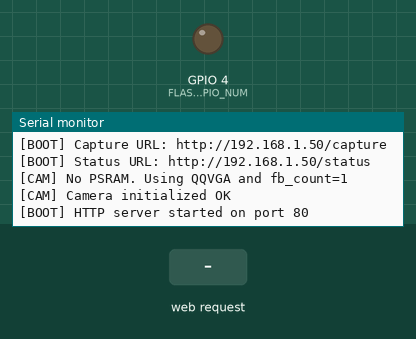
Simulated run of this sketch. Board: ESP32. On the bench: output pins drawn as LEDs (lit = HIGH), the last lines printed to the serial monitor. The inputs (shaded band) are chosen by the test bench. WiFi joins after 1.5 s; servers stay silent unless stated; the camera gives no picture.

Above: at 3.0 s.
3.1 s: HTTP request GET /device/esp32-cam/status received
At 4.2 s:
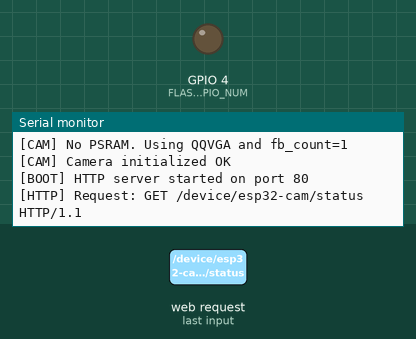
4.6 s: HTTP request GET /events received
At 5.4 s:
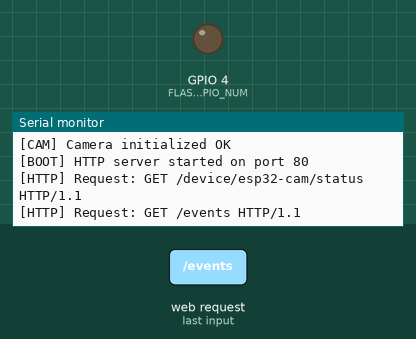
6.1 s: HTTP request GET /ping received
At 6.5 s:
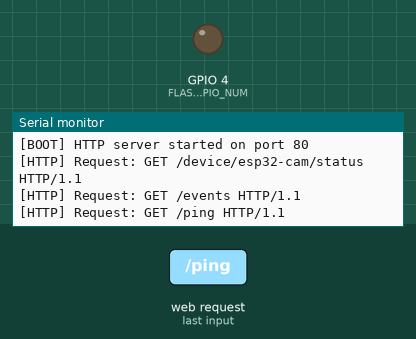

Measured:
- after the input at 3.1 s, the serial monitor: prints a new line at once (image 1)
- after the input at 4.6 s, the serial monitor: prints a new line at once (image 2)
- after the input at 6.1 s, the serial monitor: prints a new line at once (image 3)

The sketch:

esp32_cam.ino
```cpp
/*
 * ESP32-CAM - Smart School Camera Node
 *
 * Provides:
 *   GET /capture - JPEG frame for Python AI recognition
 *   GET /status  - JSON health for dashboard/testing
 *
 * AI-Thinker pin allocation kept from your original sketch.
 */

#include "esp_camera.h"
#include <WiFi.h>
#include <HTTPClient.h>
#include "soc/soc.h"
#include "soc/rtc_cntl_reg.h"

// =============================
// WiFi and backend
// =============================
const char* ssid = "BELL4G_0F3B";
const char* password = "1TYJ07D062F";
const char* backendURL = "http://192.168.8.107:8080/api";
const bool reportToBackend = false; // Keep camera server fast; dashboard can poll Python/AI.

// Keep the camera on a stable address. If your router uses another gateway,
// change gateway/subnet to match your WiFi network.
IPAddress localIP(192, 168, 8, 150);
IPAddress gateway(192, 168, 8, 1);
IPAddress subnet(255, 255, 255, 0);
IPAddress dns1(8, 8, 8, 8);

// =============================
// AI-Thinker ESP32-CAM pin map
// =============================
#define PWDN_GPIO_NUM   32
#define RESET_GPIO_NUM  -1
#define XCLK_GPIO_NUM    0
#define SIOD_GPIO_NUM   26
#define SIOC_GPIO_NUM   27
#define Y2_GPIO_NUM      5
#define Y3_GPIO_NUM     18
#define Y4_GPIO_NUM     19
#define Y5_GPIO_NUM     21
#define Y6_GPIO_NUM     36
#define Y7_GPIO_NUM     39
#define Y8_GPIO_NUM     34
#define Y9_GPIO_NUM     35
#define VSYNC_GPIO_NUM  25
#define HREF_GPIO_NUM   23
#define PCLK_GPIO_NUM   22

#define FLASH_GPIO_NUM   4

WiFiServer server(80);
bool cameraReady = false;
bool usingStaticIp = true;
unsigned long lastStatusReport = 0;
#define STATUS_REPORT_MS 15000UL

// =============================
// WiFi
// =============================
bool waitForWiFi(int maxAttempts) {
    int attempts = 0;
    while (WiFi.status() != WL_CONNECTED && attempts < maxAttempts) {
        delay(500);
        Serial.print(".");
        attempts++;
    }
    return WiFi.status() == WL_CONNECTED;
}

void printNetworkInfo() {
    Serial.printf("\n[WiFi] Connected. IP: %s\n", WiFi.localIP().toString().c_str());
    Serial.printf("[WiFi] Gateway: %s\n", WiFi.gatewayIP().toString().c_str());
    Serial.printf("[WiFi] MAC: %s\n", WiFi.macAddress().c_str());
    Serial.printf("[WiFi] Mode: %s\n", usingStaticIp ? "static" : "dhcp");
    Serial.printf("[BOOT] Capture URL: http://%s/capture\n", WiFi.localIP().toString().c_str());
    Serial.printf("[BOOT] Status URL: http://%s/status\n", WiFi.localIP().toString().c_str());
}

void connectWiFi() {
    Serial.printf("[WiFi] Connecting to %s with static IP %s", ssid, localIP.toString().c_str());
    WiFi.mode(WIFI_STA);
    WiFi.setSleep(false);
    WiFi.setAutoReconnect(true);
    WiFi.config(localIP, gateway, subnet, dns1);
    WiFi.begin(ssid, password);

    usingStaticIp = true;
    if (waitForWiFi(24)) {
        printNetworkInfo();
        return;
    }

    Serial.println("\n[WiFi] Static IP failed. Trying DHCP...");
    WiFi.disconnect(true);
    delay(500);
    WiFi.config(INADDR_NONE, INADDR_NONE, INADDR_NONE);
    WiFi.begin(ssid, password);

    usingStaticIp = false;
    if (waitForWiFi(24)) {
        printNetworkInfo();
        return;
    }

    Serial.println("\n[WiFi] Failed to connect. Will retry in loop.");
}

// =============================
// Backend reporting
// =============================
void postJson(String path, String json) {
    if (!reportToBackend) return;
    if (WiFi.status() != WL_CONNECTED) return;

    HTTPClient http;
    http.begin(String(backendURL) + path);
    http.addHeader("Content-Type", "application/json");
    http.setTimeout(400);
    int code = http.POST(json);
    Serial.printf("[API] POST %s -> HTTP %d\n", path.c_str(), code);
    http.end();
}

void reportDeviceStatus() {
    String json = "{";
    json += "\"online\":\"" + String(cameraReady ? "online" : "error") + "\",";
    json += "\"deviceType\":\"esp32-camera\",";
    json += "\"ipAddress\":\"" + WiFi.localIP().toString() + "\",";
    json += "\"macAddress\":\"" + WiFi.macAddress() + "\",";
    json += "\"networkMode\":\"" + String(usingStaticIp ? "static" : "dhcp") + "\"";
    json += "}";
    postJson("/device/esp32-cam/status", json);
}

void reportEvent(const char* type, const char* message) {
    String json = "{";
    json += "\"type\":\"" + String(type) + "\",";
    json += "\"message\":\"" + String(message) + "\",";
    json += "\"source\":\"esp32-cam\"";
    json += "}";
    postJson("/events", json);
}

// =============================
// Camera
// =============================
void initCamera() {
    camera_config_t config;

    config.ledc_channel = LEDC_CHANNEL_0;
    config.ledc_timer = LEDC_TIMER_0;

    config.pin_d0 = Y2_GPIO_NUM;
    config.pin_d1 = Y3_GPIO_NUM;
    config.pin_d2 = Y4_GPIO_NUM;
    config.pin_d3 = Y5_GPIO_NUM;
    config.pin_d4 = Y6_GPIO_NUM;
    config.pin_d5 = Y7_GPIO_NUM;
    config.pin_d6 = Y8_GPIO_NUM;
    config.pin_d7 = Y9_GPIO_NUM;

    config.pin_xclk = XCLK_GPIO_NUM;
    config.pin_pclk = PCLK_GPIO_NUM;
    config.pin_vsync = VSYNC_GPIO_NUM;
    config.pin_href = HREF_GPIO_NUM;

    config.pin_sscb_sda = SIOD_GPIO_NUM;
    config.pin_sscb_scl = SIOC_GPIO_NUM;

    config.pin_pwdn = PWDN_GPIO_NUM;
    config.pin_reset = RESET_GPIO_NUM;

    config.xclk_freq_hz = 20000000;
    config.pixel_format = PIXFORMAT_JPEG;
    config.frame_size = FRAMESIZE_QQVGA;
    config.jpeg_quality = 16;
    config.grab_mode = CAMERA_GRAB_LATEST;

    if (psramFound()) {
        Serial.println("[CAM] PSRAM found. Using stable QQVGA and fb_count=1");
        config.fb_count = 1;
        config.fb_location = CAMERA_FB_IN_PSRAM;
    } else {
        Serial.println("[CAM] No PSRAM. Using QQVGA and fb_count=1");
        config.fb_count = 1;
        config.fb_location = CAMERA_FB_IN_DRAM;
        config.frame_size = FRAMESIZE_QQVGA;
    }

    esp_err_t err = esp_camera_init(&config);
    if (err != ESP_OK) {
        Serial.printf("[CAM] Init failed: 0x%x\n", err);
        cameraReady = false;
        return;
    }

    cameraReady = true;
    Serial.println("[CAM] Camera initialized OK");

    sensor_t* s = esp_camera_sensor_get();
    if (s) {
        s->set_brightness(s, 1);
        s->set_contrast(s, 1);
        s->set_saturation(s, 0);
        s->set_sharpness(s, 1);
        s->set_whitebal(s, 1);
        s->set_awb_gain(s, 1);
        s->set_exposure_ctrl(s, 1);
    }
}

camera_fb_t* captureFrame(bool useFlash) {
    if (useFlash) {
        digitalWrite(FLASH_GPIO_NUM, HIGH);
        delay(80);
    }

    camera_fb_t* fb = esp_camera_fb_get();

    if (useFlash) {
        digitalWrite(FLASH_GPIO_NUM, LOW);
    }

    return fb;
}

// =============================
// HTTP responses
// =============================
void sendStatus(WiFiClient& client) {
    String body = "{";
    body += "\"device\":\"esp32-cam\",";
    body += "\"ip\":\"" + WiFi.localIP().toString() + "\",";
    body += "\"mac\":\"" + WiFi.macAddress() + "\",";
    body += "\"networkMode\":\"" + String(usingStaticIp ? "static" : "dhcp") + "\",";
    body += "\"cameraReady\":" + String(cameraReady ? "true" : "false") + ",";
    body += "\"psram\":" + String(psramFound() ? "true" : "false");
    body += "}";

    client.println("HTTP/1.1 200 OK");
    client.println("Content-Type: application/json");
    client.print("Content-Length: ");
    client.println(body.length());
    client.println("Connection: close");
    client.println();
    client.println(body);
}

void sendEmpty(WiFiClient& client, int code, const char* status) {
    client.print("HTTP/1.1 ");
    client.println(status);
    client.println("Content-Length: 0");
    client.println("Connection: close");
    client.println();
}

void sendText(WiFiClient& client, const char* body) {
    client.println("HTTP/1.1 200 OK");
    client.println("Content-Type: text/plain");
    client.println("Access-Control-Allow-Origin: *");
    client.print("Content-Length: ");
    client.println(strlen(body));
    client.println("Connection: close");
    client.println();
    client.print(body);
}

// =============================
// Setup
// =============================
void setup() {
    WRITE_PERI_REG(RTC_CNTL_BROWN_OUT_REG, 0);
    Serial.begin(115200);
    Serial.println("\n[BOOT] ESP32-CAM starting...");

    pinMode(FLASH_GPIO_NUM, OUTPUT);
    digitalWrite(FLASH_GPIO_NUM, LOW);

    connectWiFi();
    initCamera();
    server.begin();
    Serial.println("[BOOT] HTTP server started on port 80");

    reportEvent("boot", "ESP32-CAM booted");
    reportDeviceStatus();
}

// =============================
// Main loop
// =============================
void loop() {
    if (WiFi.status() != WL_CONNECTED) {
        Serial.println("[WiFi] Connection lost. Reconnecting...");
        WiFi.disconnect();
        connectWiFi();
        if (WiFi.status() != WL_CONNECTED) {
            delay(5000);
            return;
        }
        reportDeviceStatus();
    }

    WiFiClient client = server.available();
    if (!client) {
        unsigned long nowMs = millis();
        if (nowMs - lastStatusReport >= STATUS_REPORT_MS) {
            reportDeviceStatus();
            lastStatusReport = nowMs;
        }
        delay(5);
        return;
    }

    client.setNoDelay(true);
    client.setTimeout(1000);
    String req = client.readStringUntil('\r');
    while (client.connected() && client.available()) {
        String line = client.readStringUntil('\n');
        if (line == "\r" || line.length() <= 1) break;
    }

    Serial.printf("[HTTP] Request: %s\n", req.c_str());

    if (req.indexOf("/ping") != -1) {
        sendText(client, "pong");

    } else if (req.indexOf("/capture") != -1) {
        if (!cameraReady) {
            sendEmpty(client, 500, "500 Internal Server Error");
            client.stop();
            return;
        }

        camera_fb_t* fb = captureFrame(false);
        if (!fb) {
            Serial.println("[CAM] Frame capture failed");
            sendEmpty(client, 500, "500 Internal Server Error");
            client.stop();
            return;
        }

        client.println("HTTP/1.1 200 OK");
        client.println("Content-Type: image/jpeg");
        client.println("Access-Control-Allow-Origin: *");
        client.println("Cache-Control: no-store");
        client.print("Content-Length: ");
        client.println(fb->len);
        client.println("Connection: close");
        client.println();
        size_t frameLen = fb->len;
        client.write(fb->buf, frameLen);

        esp_camera_fb_return(fb);
        Serial.printf("[CAM] Frame sent (%u bytes)\n", frameLen);

    } else if (req.indexOf("/status") != -1) {
        sendStatus(client);

    } else {
        sendEmpty(client, 404, "404 Not Found");
    }

    client.stop();
}
```
